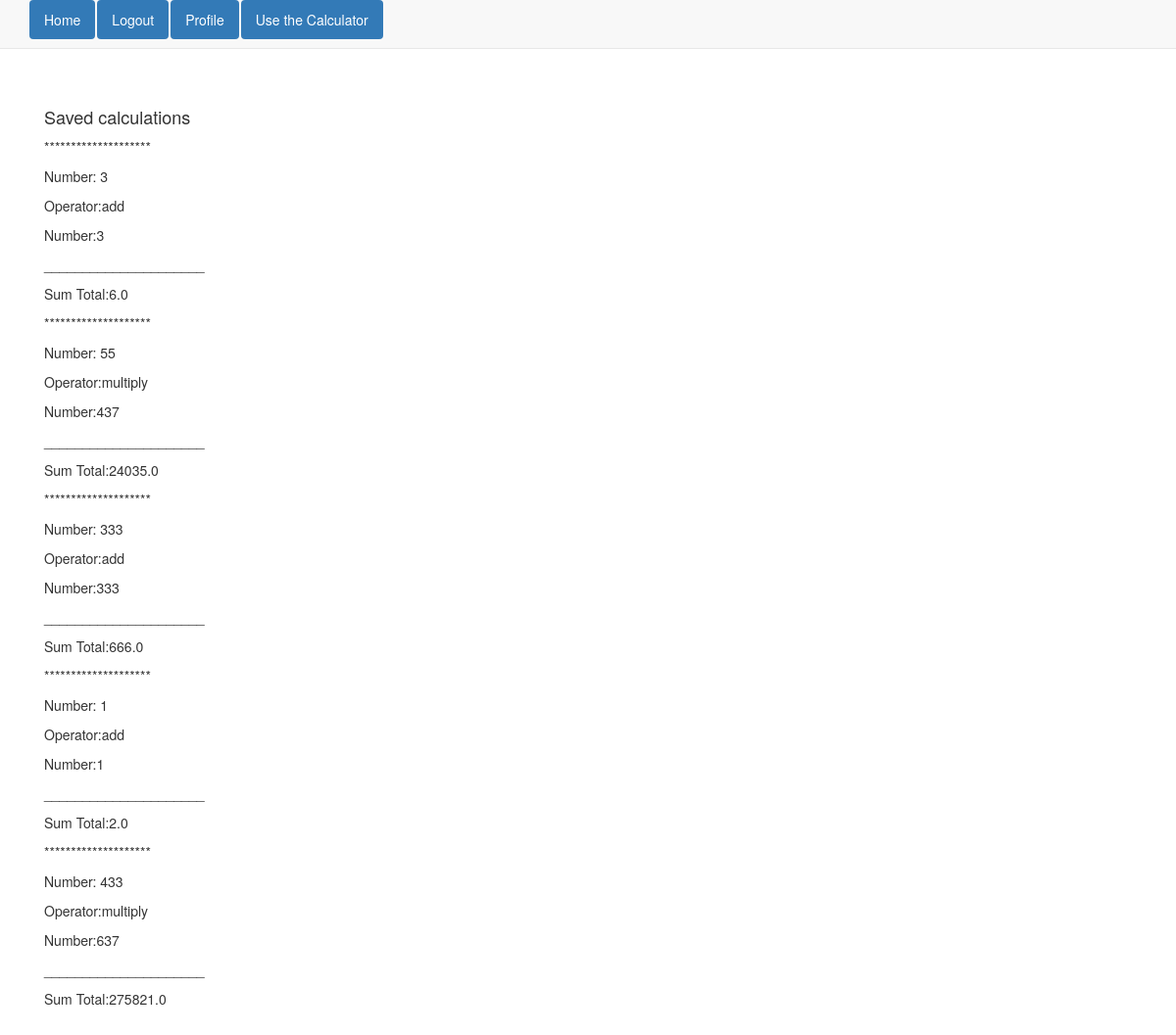
The page /accounts/profile/ (signed in) on the database as committed earlier.
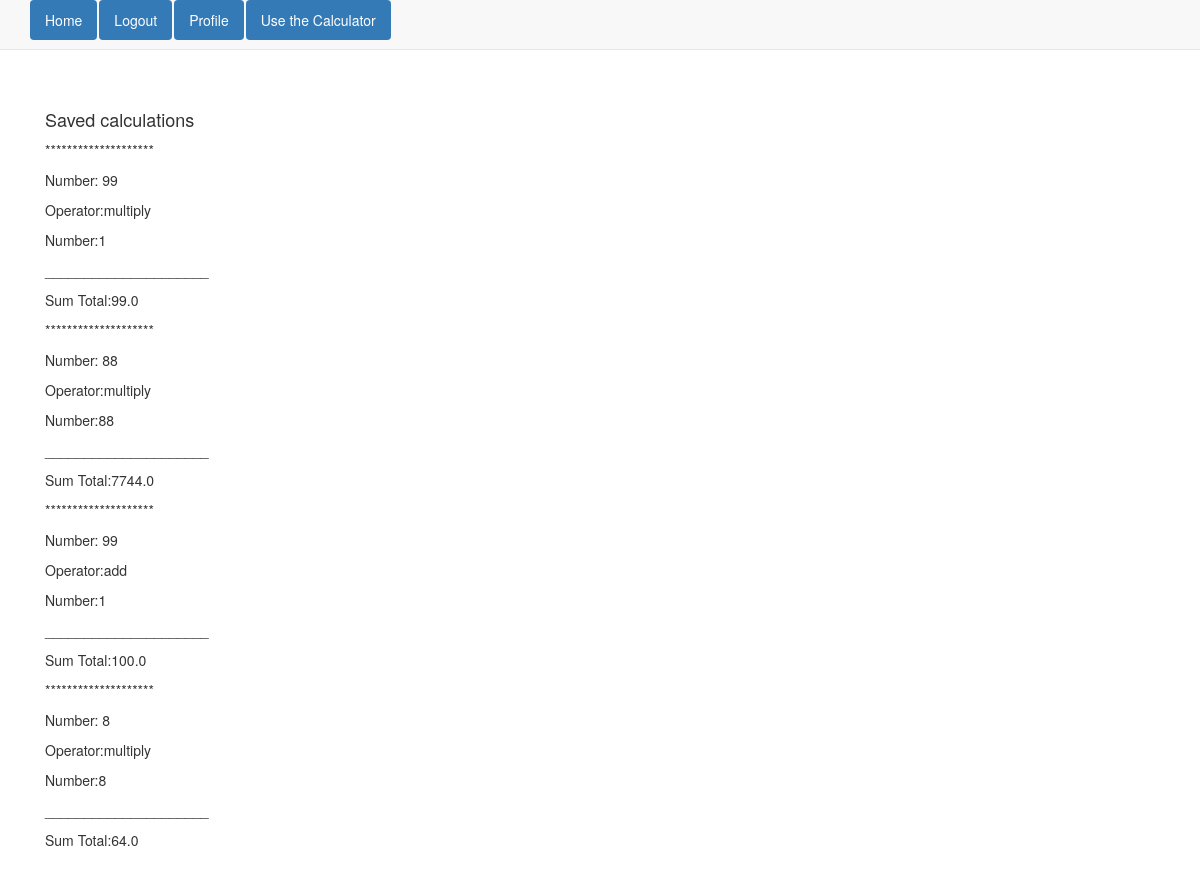
The same page on the database as committed later.
### calcapp/models.py (models this page shows, shortened)
class SavedCalc(models.Model):
    left = models.IntegerField()
    operators = models.CharField(max_length=15)
    right = models.IntegerField()
    total = models.FloatField()
    loguser = models.ForeignKey('auth.User')

### calcapp/views.py (the view)
# urls.py: url(r'^accounts/profile/$',profile_view, name="profile_view")
def profile_view(request):
    save_calc = SavedCalc.objects.filter(loguser=request.user)
    return render(request, 'profiles.html', {"save_calc":save_calc})

### templates/profiles.html
{% extends 'base.html' %}
{% load staticfiles %}
{% block content %}
<div class="container">
<br>
<br>
<br>
<h4>Saved calculations</h4>
{% for item in save_calc %}
<p>********************</p>
<p>Number: {{ item.left }}</p>
<p>Operator:{{ item.operators }}</p>
<p>Number:{{item.right }}</p>
<p>_____________________</p>
<p>Sum Total:{{item.total}}
{% endfor %}
</div>
{% endblock %}

Rows that differ between the two databases and show on the page:
removed SavedCalc: left "3", operators "add", right "3", total "6.0"
removed SavedCalc: left "55", operators "multiply", right "437", total "24035.0"
removed SavedCalc: left "333", operators "add", right "333", total "666.0"
removed SavedCalc: left "1", operators "add", right "1", total "2.0"
removed SavedCalc: left "433", operators "multiply", right "637", total "275821.0"
added SavedCalc: left "99", operators "multiply", right "1", total "99.0"
added SavedCalc: left "88", operators "multiply", right "88", total "7744.0"
added SavedCalc: left "99", operators "add", right "1", total "100.0"
added SavedCalc: left "8", operators "multiply", right "8", total "64.0"
